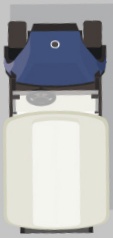
#> input picture Program/Dataset/golf_car.png, 113 x 238 px, found by its file name
$ python param_settings.py
#> lines starting #> are read from the running program, lines starting #| are printed output that depends on the picture
import cv2
import numpy as np
import matplotlib.pyplot as plt
import matplotlib.patches as patches

Golf_img_Path = '../Dataset/golf_car.png'
img_car = cv2.imread(Golf_img_Path, cv2.IMREAD_UNCHANGED)
#> img_car is the input picture: shape (238, 113, 4); mean B, G, R, A 179.5, 178, 176.4, 255
camera_names = ["front", "back", "left", "right"]

# --------------------------------------------------------------------
# (shift_width, shift_height): how far away the birdview looks outside
# of the calibration pattern in horizontal and vertical directions
shift_w = 400
shift_h = 400

Cal_size_w = 120
Cal_size_h = 120

# Size of the car in pixels
Car_size_w = 110
Car_size_h = 250

# Size of the gap between the calibration pattern and the car
inn_shift_w = 45
inn_shift_h = 45

# Define destination points for perspective transformation
# จุดซ้ายบนของรถ (Top-left)
top_left_x = shift_w + Cal_size_w + inn_shift_w
top_left_y = shift_h + Cal_size_h + inn_shift_h

Car_dst_points = np.float32([
    [top_left_x, top_left_y],
    [top_left_x + Car_size_w, top_left_y],
    [top_left_x, top_left_y + Car_size_h],
    [top_left_x + Car_size_w, top_left_y + Car_size_h]
])
# --------------------------------------------------------------------

# Total width/height of the stitched image

total_w = (2 * (shift_w + Cal_size_w + inn_shift_w)) + Car_size_w
total_h = (2 * (shift_h + Cal_size_h + inn_shift_h)) + Car_size_h
print(f"Total Width: {total_w}, Total Height: {total_h}")
# Four corners of the rectangular region occupied by the car
xl = shift_w + Cal_size_w + inn_shift_w
xr = xl + Car_size_w
yt = shift_h + Cal_size_h + inn_shift_h
yb = yt + Car_size_h

# --------------------------------------------------------------------

project_shapes = {
    "front": (total_w, yt),
    "back":  (total_w, yt),
    "left":  (total_h, xl),
    "right": (total_h, xl)
}

# --------------------------------------------------------------------
# Correct outer boundary (shrink inward from total image size)
outer_xl = shift_w
outer_xr = total_w - shift_w
outer_yt = shift_h
outer_yb = total_h - shift_h

# Correct inner boundary (gap between calibration pattern and car)
inner_xl = xl - inn_shift_w
inner_xr = xr + inn_shift_w
inner_yt = yt - inn_shift_h
inner_yb = yb + inn_shift_h


# Chessboard configurations
chessboard_config = {
    "front": {
        "inner_dst_pts": np.array([
            [shift_w + 150, shift_h + 10],   # 450, 310
            [shift_w + 290, shift_h + 10],   # 590, 310
            [shift_w + 150, shift_h + 110],  # 450, 410
            [shift_w + 290, shift_h + 110],  # 590, 410
        ], dtype=np.float32),
        "rows": 5, "cols": 7,
        "chessboard_width": 140,
        "chessboard_height": 100
    },
    "left": {
        "inner_dst_pts": np.array([
            [shift_w + 10,  shift_h + 224],  # 310, 524
            [shift_w + 110, shift_h + 224],  # 410, 524
            [shift_w + 10,  shift_h + 364],  # 310, 664
            [shift_w + 110, shift_h + 364],  # 410, 664
        ], dtype=np.float32),
        "rows": 7, "cols": 5,
        "chessboard_width": 100,
        "chessboard_height": 140
    },
    "right": {
        "inner_dst_pts": np.array([
            [shift_w + 330, shift_h + 224],  # 630, 524
            [shift_w + 430, shift_h + 224],  # 730, 524
            [shift_w + 330, shift_h + 364],  # 630, 664
            [shift_w + 430, shift_h + 364],  # 730, 664
        ], dtype=np.float32),
        "rows": 7, "cols": 5,
        "chessboard_width": 100,
        "chessboard_height": 140
    },
    "rear": {
        "inner_dst_pts": np.array([
            [shift_w + 150, shift_h + 470],  # 450, 781
            [shift_w + 290, shift_h + 470],  # 590, 781
            [shift_w + 150, shift_h + 570],  # 450, 891
            [shift_w + 290, shift_h + 570],  # 590, 891
        ], dtype=np.float32),
        "rows": 5, "cols": 7,
        "chessboard_width": 140,
        "chessboard_height": 100
    }
}

def main():
    fig, ax = plt.subplots(figsize=(8, 10))
    ax.set_xlim(outer_xl, outer_xr)
    ax.set_ylim(outer_yb, outer_yt)
    ax.set_xticks([])
    ax.set_yticks([])

    # --- Draw Outer and Inner Boundaries ---
    outer_rect = patches.Rectangle((outer_xl, outer_yt), outer_xr - outer_xl, outer_yb - outer_yt,
                                   linewidth=2, edgecolor='black', linestyle="dotted", facecolor='none')
    ax.add_patch(outer_rect)

    inner_rect = patches.Rectangle((inner_xl, inner_yt), inner_xr - inner_xl, inner_yb - inner_yt,
                                   linewidth=2, edgecolor='green', linestyle="dashed", facecolor='none')
    ax.add_patch(inner_rect)

    # --- Draw 8 Sections ---
    sections = {
        "LT": (outer_xl, outer_yt, inner_xl - outer_xl, inner_yt - outer_yt),
        "RT": (inner_xr, outer_yt, outer_xr - inner_xr, inner_yt - outer_yt),
        "LB": (outer_xl, inner_yb, inner_xl - outer_xl, outer_yb - inner_yb),
        "RB": (inner_xr, inner_yb, outer_xr - inner_xr, outer_yb - inner_yb),
        "FM": (inner_xl, outer_yt, inner_xr - inner_xl, inner_yt - outer_yt),
        "BM": (inner_xl, inner_yb, inner_xr - inner_xl, outer_yb - inner_yb),
        "LM": (outer_xl, inner_yt, inner_xl - outer_xl, inner_yb - inner_yt),
        "RM": (inner_xr, inner_yt, outer_xr - inner_xr, inner_yb - inner_yt),
    }
    colors = {
        "LT": "orange", "RT": "violet", "LB": "lightgreen", "RB": "plum",
        "FM": "red", "BM": "green", "LM": "yellow", "RM": "purple"
    }
    for label, (x, y, w, h) in sections.items():
        rect = patches.Rectangle((x, y), w, h,
                                 linewidth=1, edgecolor='black', facecolor=colors[label], alpha=0.4)
        ax.add_patch(rect)
        ax.text(x + w/2, y + h/2, label, fontsize=10, ha='center', va='center', color='black')

    # --- Draw Vehicle ---
    car_rect = patches.Rectangle((xl, yt), xr - xl, yb - yt,
                                 linewidth=2, edgecolor='blue', facecolor='cyan', alpha=0.5)
    ax.add_patch(car_rect)

    # --- Draw Chessboards ---
    for key, params in chessboard_config.items():
        dst_pts = params["inner_dst_pts"]
        x_min, y_min = dst_pts[0]
        x_max, y_max = dst_pts[3]
        chessboard_rect = patches.Rectangle(
            (x_min, y_min), x_max - x_min, y_max - y_min,
            linewidth=2, edgecolor='black', facecolor='black', alpha=0.6
        )
        ax.add_patch(chessboard_rect)

        # Plot chessboard corners
        for (x, y) in dst_pts:
            ax.scatter(x, y, color="black", marker="o", s=10)
            ax.text(x + 5, y - 5, f"({int(x)}, {int(y)})", fontsize=8, color="black")

    # --- Plot Outer, Inner, Car Corners ---
    all_corners = [
        (outer_xl, outer_yt), (outer_xr, outer_yt), (outer_xl, outer_yb), (outer_xr, outer_yb),
        (inner_xl, inner_yt), (inner_xr, inner_yt), (inner_xl, inner_yb), (inner_xr, inner_yb),
        (xl, yt), (xr, yt), (xl, yb), (xr, yb)
    ]

    for (x, y) in all_corners:
        ax.scatter(x, y, color="black", marker="o", s=10)
        ax.text(x - 8, y - 8, f"({int(x)}, {int(y)})", fontsize=8, color="black")

    plt.tight_layout()
    plt.show()
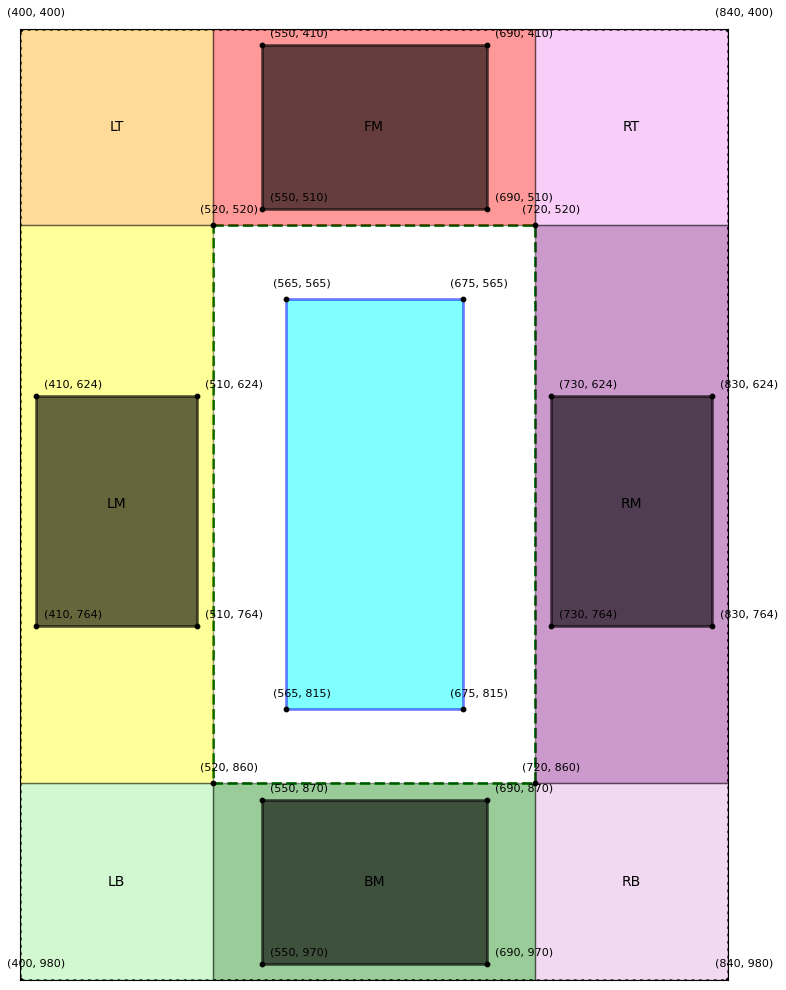
#> figure drawn by matplotlib, 1 panel

if __name__ == "__main__":
    main()
